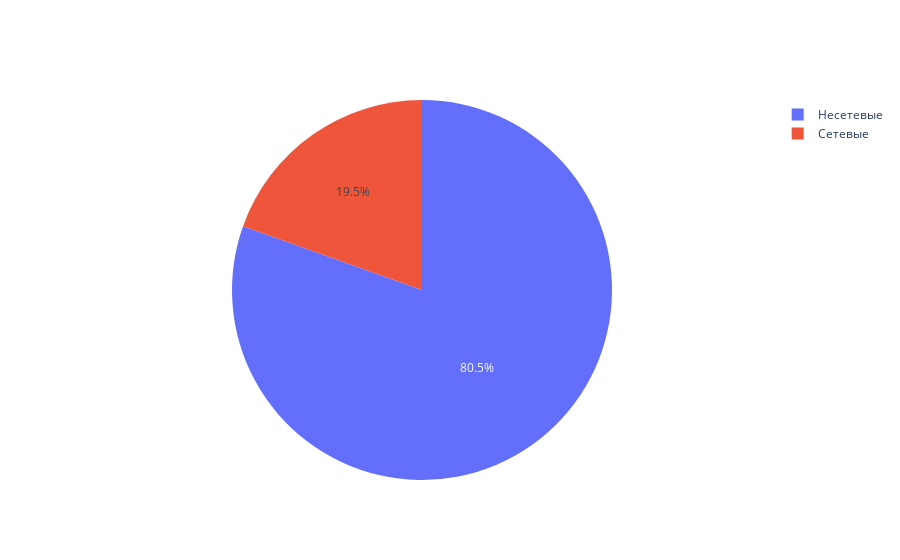

The cell this chart's notebook holds for it:
### Code cell
fig = go.Figure(
    data=[go.Pie(labels=['Несетевые', 'Cетевые'], values=rest['chain'].value_counts())])
fig.show()

### Figure 1 — Plotly figure (JSON) as saved in the notebook; plotly's stock layout.template omitted (floating-point values rounded to 4 significant figures)
{"data": [{"labels": ["Несетевые", "Cетевые"], "type": "pie", "values": [12064, 2931]}], "layout": {}}
